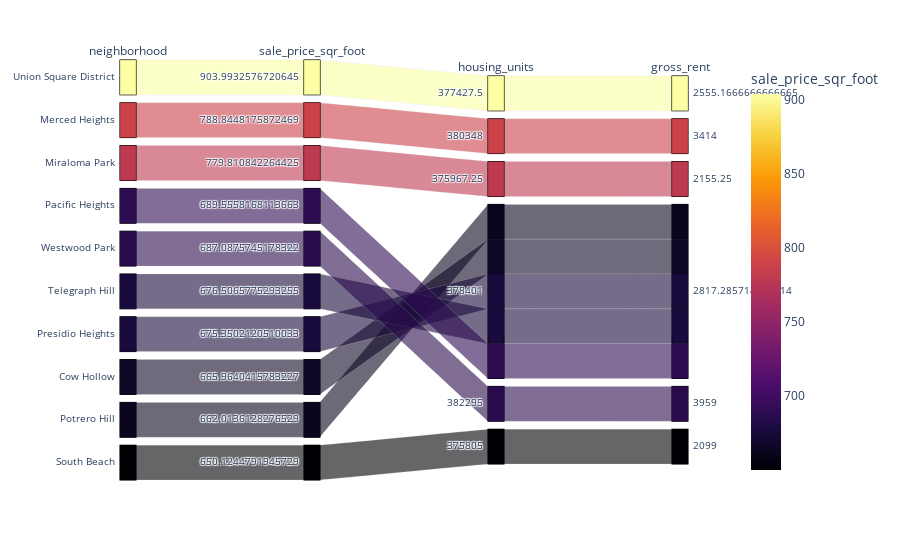

Notebook source saved alongside this figure:
### Markdown cell above
### Create a parallel coordinates plot and parallel categories plot of most expensive neighborhoods in San Francisco per year

### Code cell
# Parallel Categories Plot
px.parallel_categories(
    df_Most_Expensive,
    color="sale_price_sqr_foot",
    color_continuous_scale=px.colors.sequential.Inferno,
)

### Figure 1 — Plotly figure (JSON) as saved in the notebook; plotly's stock layout.template omitted (floating-point values rounded to 4 significant figures)
{"data": [{"dimensions": [{"label": "neighborhood", "values": ["Union Square District", "Merced Heights", "Miraloma Park", "Pacific Heights", "Westwood Park", "Telegraph Hill", "Presidio Heights", "Cow Hollow", "Potrero Hill", "South Beach"]}, {"label": "sale_price_sqr_foot", "values": [904.0, 788.8, 779.8, 689.6, 687.1, 676.5, 675.4, 666.0, 662.0, 650.1]}, {"label": "housing_units", "values": [377400.0, 380348, 376000.0, 378401, 382295, 378401, 378401, 378401, 378401, 375805]}, {"label": "gross_rent", "values": [2555.0, 3414, 2155.0, 2817.0, 3959, 2817.0, 2817.0, 2817.0, 2817.0, 2099]}], "domain": {"x": [0, 1], "y": [0, 1]}, "line": {"color": [904.0, 788.8, 779.8, 689.6, 687.1, 676.5, 675.4, 666.0, 662.0, 650.1], "coloraxis": "coloraxis"}, "name": "", "type": "parcats"}], "layout": {"coloraxis": {"colorbar": {"title": {"text": "sale_price_sqr_foot"}}, "colorscale": [[0, "#000004"], [0.1111, "#1b0c41"], [0.2222, "#4a0c6b"], [0.3333, "#781c6d"], [0.4444, "#a52c60"], [0.5556, "#cf4446"], [0.6667, "#ed6925"], [0.7778, "#fb9b06"], [0.8889, "#f7d13d"], [1, "#fcffa4"]]}, "legend": {"tracegroupgap": 0}, "margin": {"t": 60}}}
